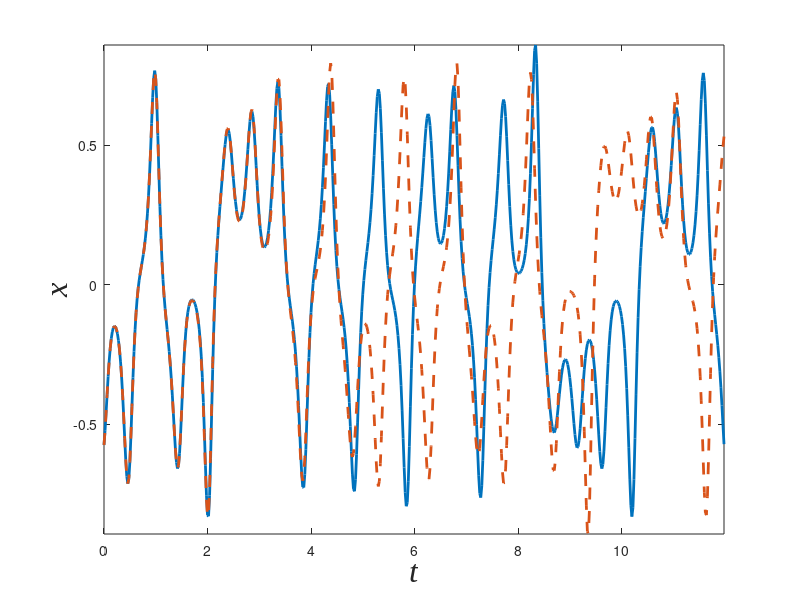
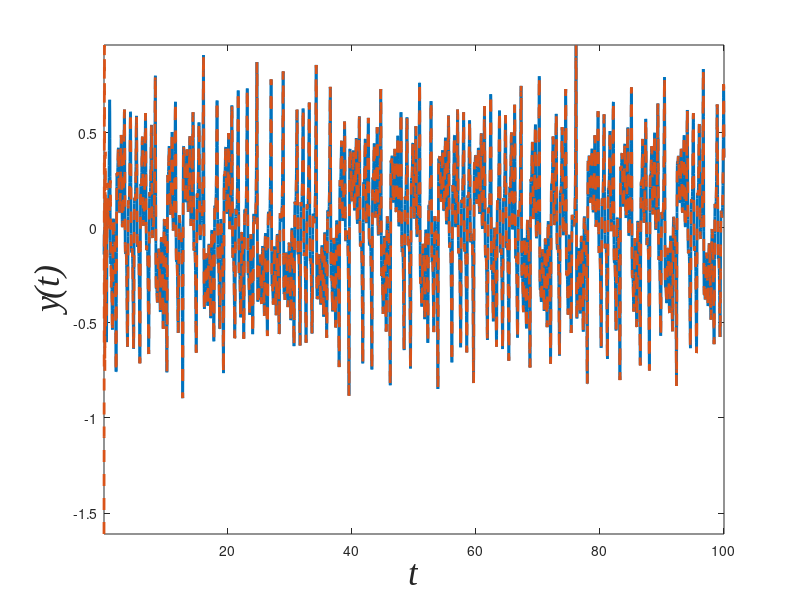
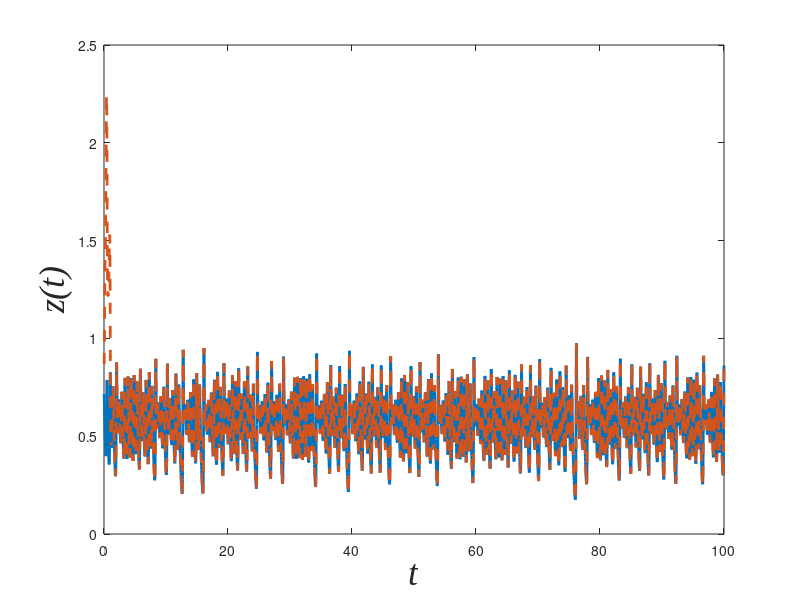
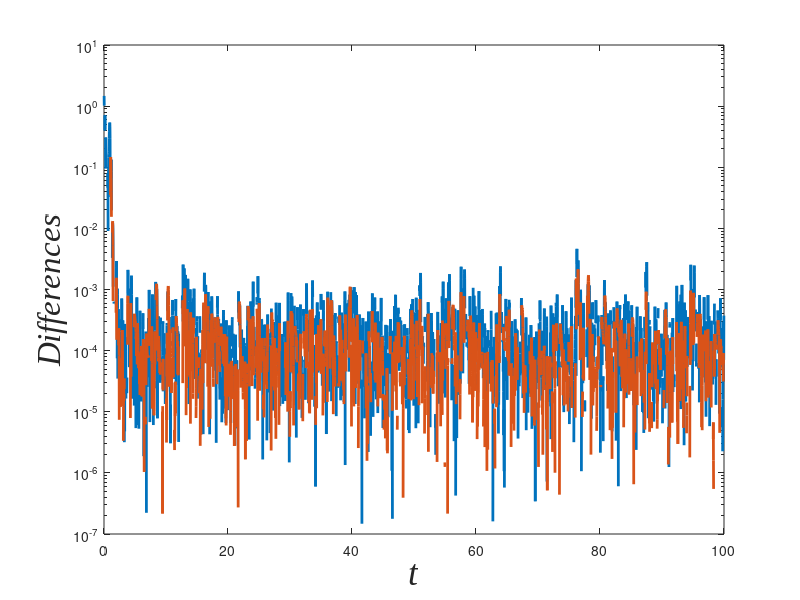

Reproduce these figures in MATLAB, in order.
% A minimalistic Echo State Networks demo with Mackey-Glass (delay 17) data 
% in "plain" Matlab.
% by Mantas Lukosevicius 2012
% http://minds.jacobs-university.de/mantas
clear all;
clc;
load Loren
Leakingrate=0.2;
nL=length(Leakingrate);
Ydata(:,1)=Y(1000:42000,1)./max(abs(Y(1000:42000,1)));
Ydata(:,2)=Y(1000:42000,2)./max(abs(Y(1000:42000,2)));
Ydata(:,3)=Y(1000:42000,3)./max(abs(Y(1000:42000,3)));
%Ydata=Y(1000:11000,:);
%sdata(1,1000:end)=sdata(1,1000:end)./max(abs(sdata(1,1000:end)));
mse=zeros(1,nL);
for k=1:nL
indata=Ydata;
outdata=Ydata;
initLen = 100;
trainLen =2600;
testLen = 600;
density=0.25;
inSize = 3; 
outSize = 3;
resSize =500; % size of the reservoir nodes;
a =Leakingrate(k); % leaking rate
Win = 2.0*rand(resSize,1+inSize)-1.0;
W=sprand(resSize, resSize, density);  

% Win = (rand(resSize,1+inSize)-0.5) .* 1;
% W = rand(resSize,resSize)-0.5;
% Option 1 - direct scaling (quick&dirty, reservoir-specific):
% W = W .* 0.13;
% Option 2 - normalizing and setting spectral radius (correct, slower):
disp 'Computing spectral radius...';
opt.disp = 0;
rhoW = abs(eigs(W,1,'LM',opt));
disp 'done.'
W = W .* (0.95/rhoW); % the spectral radius is 1.25:
% allocated memory for the design (collected states) matrix
X = zeros(1+inSize+resSize,trainLen-initLen);
% set the corresponding target matrix directly
Yt = outdata(initLen+2:trainLen+1,:)';
% run the reservoir with the data and collect X
x = zeros(resSize,1);
for t = 1:trainLen
    u = indata(t,:)';
    x = (1-a)*x + a*tanh( Win*[1;u] + W*x );
    if t > initLen
        X(:,t-initLen) = [1;u;x];
    end
end

% train the output
reg = 1e-8;  % regularization coefficient
X_T = X';
% Wout = Yt*X_T * inv(X*X_T + reg*eye(1+inSize+resSize));
Wout = Yt*X_T / (X*X_T + reg*eye(1+inSize+resSize));
% Wout = Yt*pinv(X);

% run the trained ESN in a generative mode. no need to initialize here, 
% because x is initialized with training data and we continue from there.
Y1= zeros(outSize,testLen);
u = indata(trainLen+1,:)';
for t = 1:testLen 
    x = (1-a)*x + a*tanh( Win*[1;u] + W*x );
    y = Wout*[1;u;x];
    Y1(:,t) = y;
    % generative mode:
    u = y;
    % this would be a predictive mode:
    %u = data(trainLen+t+1);
end
% errorLen = testLen;
% mse(k) = sum((outdata(trainLen+2:trainLen+errorLen+1)'-Y1(1,1:errorLen)).^2)./errorLen;
% disp( ['MSE = ', num2str( mse )] );
end
time2=[0:testLen-1]*0.02;

figure(1);
plot(time2,outdata(trainLen+2:trainLen+testLen+1,1),'linewidth',2);
hold on;
plot(time2,Y1(1,:)','-- ','linewidth',2);
hold off;
axis tight;
xlabel('\it{t}','FontName','Times New Roman','FontSize',24);
ylabel('\it{x}','FontName','Times New Roman','FontSize',24);


% figure(2);
% plot( outdata(trainLen+2:trainLen+testLen+1,2),'linewidth',2);
% hold on;
% plot( Y1(2,:)','-- ','linewidth',2);
% hold off;
% axis tight;
% 
% figure(3);
% plot( outdata(trainLen+2:trainLen+testLen+1,3),'linewidth',2);
% hold on;
% plot( Y1(3,:)','-- ','linewidth',2);
% hold off;
% axis tight;
%title('Target and generated signals y(n) starting at n=0');
% legend('Actual signal', 'Reservior output');
% xlabel('\it{t-T}','FontName','Times New Roman','FontSize',24);
% ylabel('\it{output}','FontName','Times New Roman','FontSize',24);
number=5000;
Ydata=zeros(number,3);
Pdata=zeros(number,3);
Initial=outdata(trainLen+2,:);%.*[max(abs(Y(1000:11000,1))) max(abs(Y(1000:11000,2))) max(abs(Y(1000:11000,3)))];
%u(1)=indata(trainLen+2,1);
u=[-1 -1 1]';
for i=1:number;
   u(1)=indata(trainLen+1+i,1);
   x = (1-a)*x + a*tanh( Win*[1;u] + W*x );
   y = Wout*[1;u;x];
   Pdata(i,:) = y;
   u=y;
end;

time=[1:number]*0.02;
figure(2);
plot(time,outdata(trainLen+3:trainLen+2+number,2),'linewidth',2);
hold on;
plot(time,Pdata(:,2)','-- ','linewidth',2);
hold off;
axis tight;
xlabel('\it{t}','FontName','Times New Roman','FontSize',26);
ylabel('\it{y(t)}','FontName','Times New Roman','FontSize',26);

figure(3);
plot(time,outdata(trainLen+3:trainLen+2+number,3),'linewidth',2);
hold on;
plot(time,Pdata(:,3)','-- ','linewidth',2);
xlabel('\it{t}','FontName','Times New Roman','FontSize',26);
ylabel('\it{z(t)}','FontName','Times New Roman','FontSize',26);

figure(4);
semilogy(time,outdata(trainLen+3:trainLen+2+number,2)-Pdata(:,2),'linewidth',2);
hold on;
semilogy(time,outdata(trainLen+3:trainLen+2+number,3)-Pdata(:,3),'linewidth',2);

xlabel('\it{t}','FontName','Times New Roman','FontSize',26);
ylabel('\it{Differences}','FontName','Times New Roman','FontSize',24);


figure(5);
plot(outdata(trainLen+3:trainLen+2+250,2),outdata(trainLen+3:trainLen+2+250,3),'linewidth',2);
xlabel('\it{y(t)}','FontName','Times New Roman','FontSize',26);
ylabel('\it{z(t)}','FontName','Times New Roman','FontSize',26);

figure(6);
plot(Pdata(1:250,2),Pdata(1:250,3),'-- ','linewidth',2);
xlabel('\it{y(t)}','FontName','Times New Roman','FontSize',26);
ylabel('\it{z(t)}','FontName','Times New Roman','FontSize',26);

% figure(6);
% plot( outdata(trainLen+3:trainLen+2+number,3)-Pdata(:,3),'linewidth',2);
% figure(2);
% plot( X(1:20,1:200)' );
% title('Some reservoir activations x(n)');
% 
% figure(3);
% bar( Wout' )
% title('Output weights W^{out}');